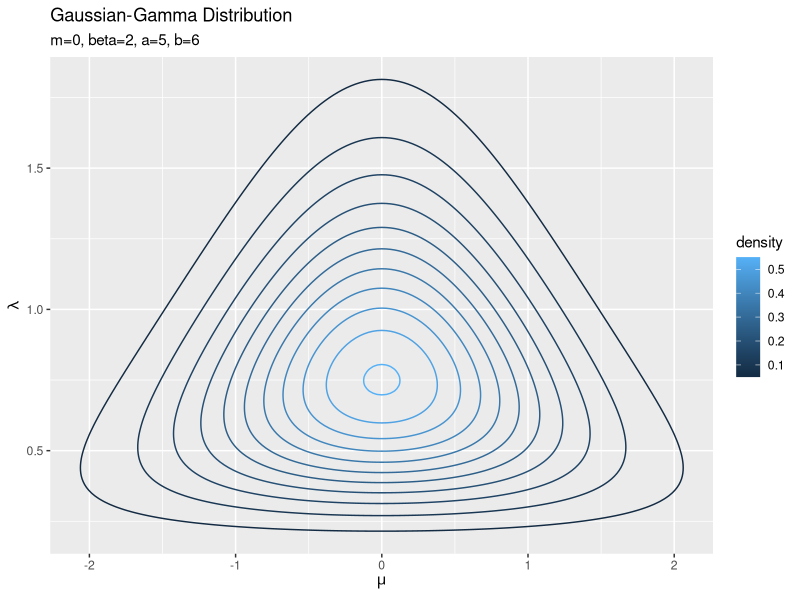
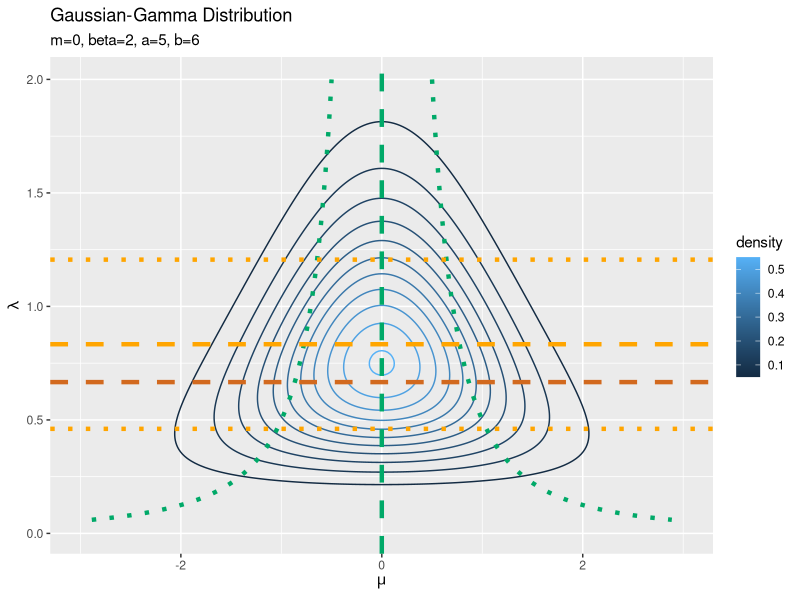
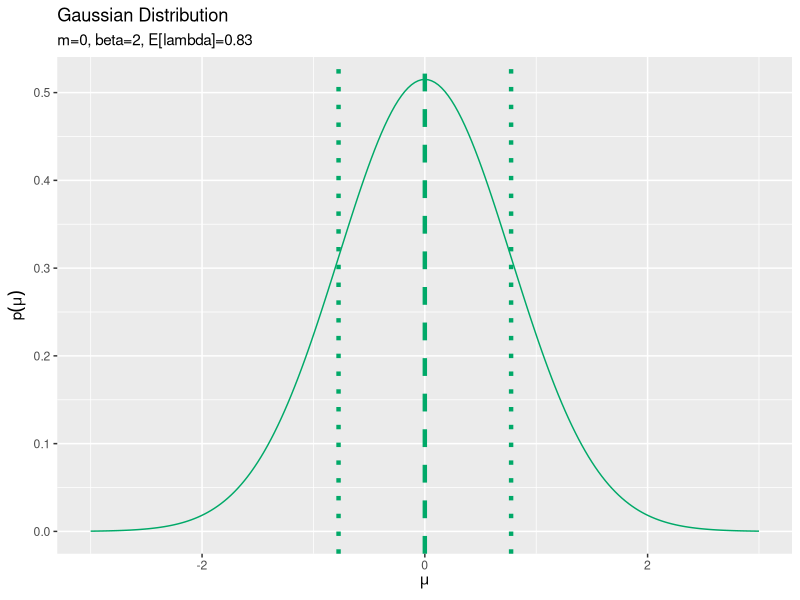
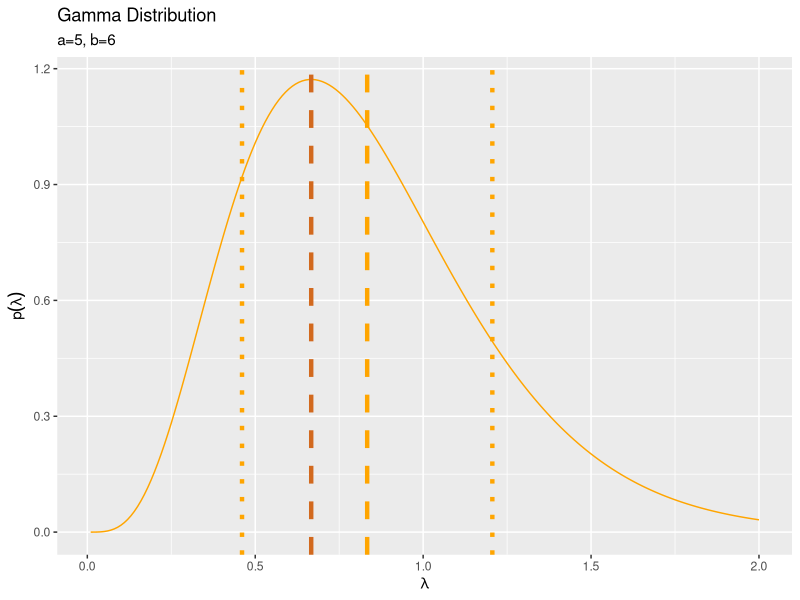
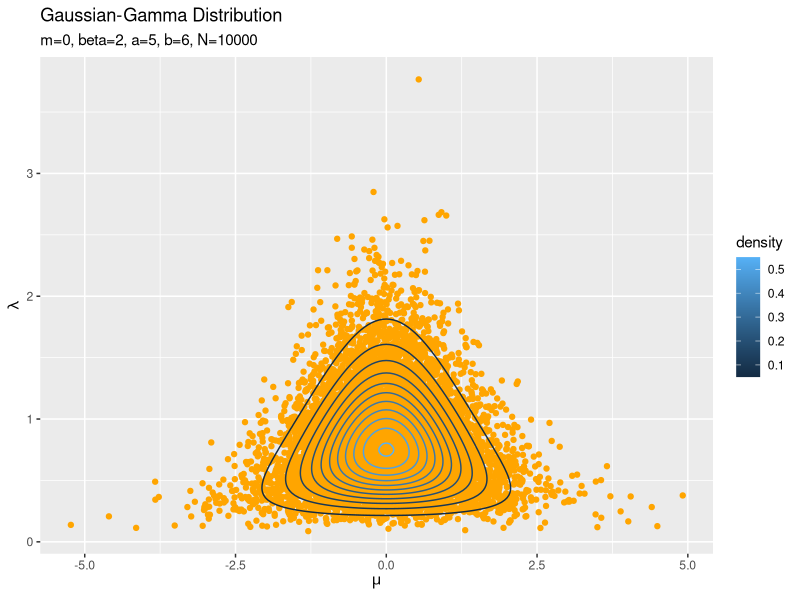
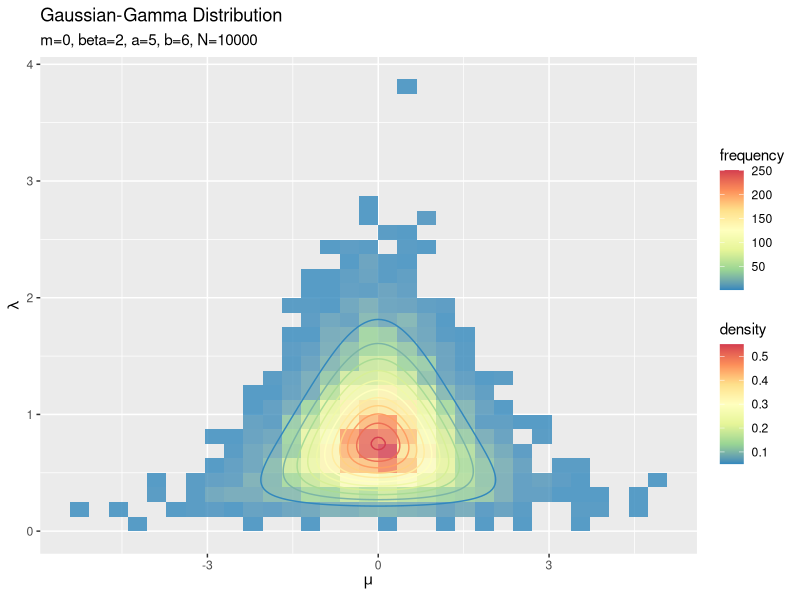
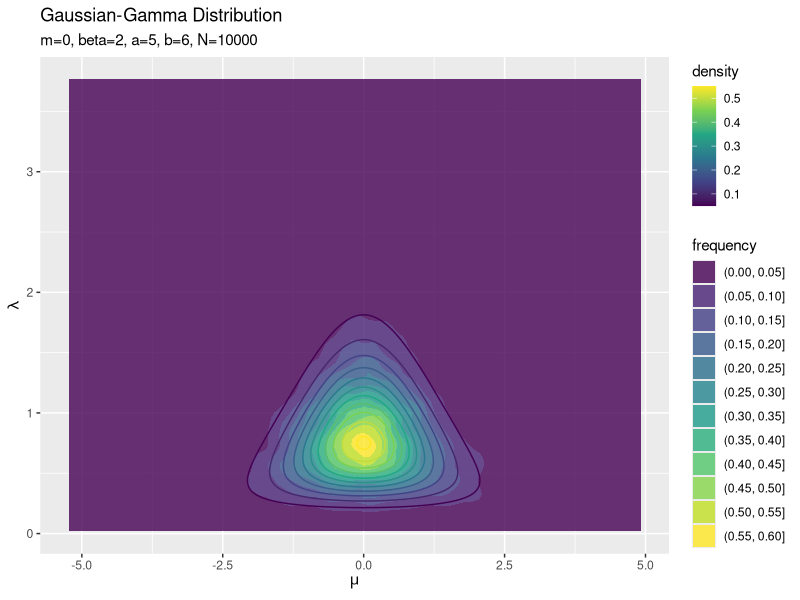
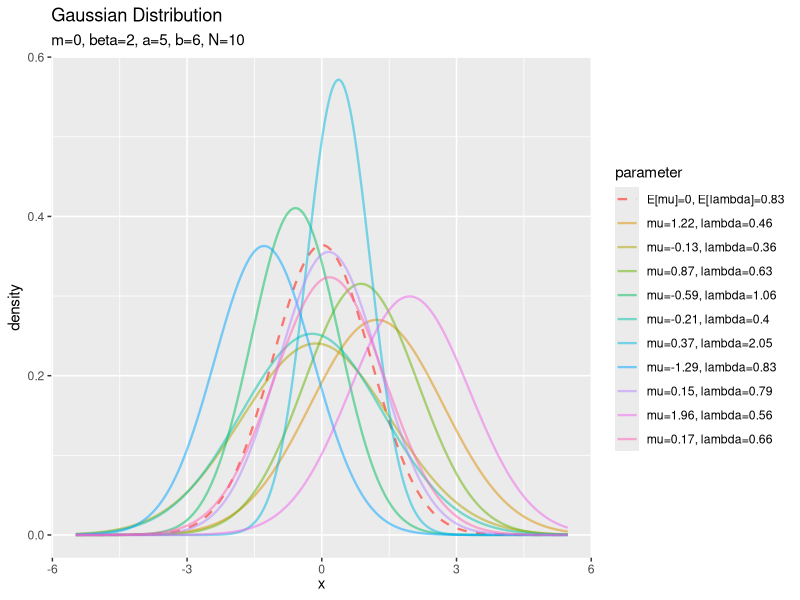

R code for these plots, in order:
## ---- chunk 1
knitr::opts_chunk$set(
  echo = TRUE, 
  message = FALSE, error = FALSE, warning = FALSE, # メッセージを非表示
  fig.align = "center", # 画像を中央揃え
  fig.width = 5, fig.height = 4, # 画像のサイズ
  dev = "cairo_pdf", dev.args = list(family = "ipaexg"), # {ggplot2}に日本語を組み込む場合の対処
  class.source = "numberLines lineAnchors", # ソースを番号付けする
  class.output = "numberLines lineAnchors chunkout" # 出力を番号付けする
)
## ---- chunk 2
# レンダリング日時
Sys.time()
## ---- chunk 3
# 利用するパッケージ
library(tidyverse)
library(gganimate)
## ---- chunk 4
# 1次元ガウス分布のパラメータを指定
m <- 0

# 1次元ガウス分布の精度パラメータの係数を指定
beta <- 2

# ガンマ分布のパラメータを指定
a <- 5
b <- 6

# 確率変数の値を指定
mu     <- 1.5
lambda <- 2.5
## ---- chunk 5
# 定義式により確率密度を計算
C_N      <- 1 / sqrt(2 * pi / beta / lambda)
dens_N   <- C_N * exp(-0.5 * beta * lambda * (mu - m)^2)
C_Gam    <- b^a / gamma(a)
dens_Gam <- C_Gam * lambda^(a - 1) * exp(-b * lambda)
dens     <- dens_N * dens_Gam
dens
## ---- chunk 6
# 対数をとった定義式により確率密度を計算
log_C_N      <- -0.5 * (log(2 * pi) - log(beta * lambda))
log_dens_N   <- log_C_N - 0.5 * beta * lambda * (mu - m)^2
log_C_Gam    <- a * log(b) - lgamma(a)
log_dens_Gam <- log_C_Gam + (a - 1) * log(lambda) - b * lambda
log_dens     <- log_dens_N + log_dens_Gam
dens         <- exp(log_dens)
dens; log_dens
## ---- chunk 7
# 関数により確率密度を計算
dens_N   <- dnorm(x = mu, mean = m, sd = sqrt(1 / beta / lambda))
dens_Gam <- dgamma(x = lambda, shape = a, rate = b)
dens     <- dens_N * dens_Gam
dens
## ---- chunk 8
# 対数をとった関数により確率密度を計算
log_dens_N   <- dnorm(x = mu, mean = m, sd = sqrt(1 / beta / lambda), log = TRUE)
log_dens_Gam <- dgamma(x = lambda, shape = a, rate = b, log = TRUE)
log_dens     <- log_dens_N + log_dens_Gam
dens         <- exp(log_dens)
dens; log_dens
## ---- chunk 9
# 平均を計算
E_mu <- m
E_lambda <- a / b
E_mu; E_lambda
## ---- chunk 10
# 分散を計算
V_mu <- 1 / beta / E_lambda
V_lambda <- a / b^2
V_mu; V_lambda
## ---- chunk 11
# 最頻値を計算
mode_lambda <- (a - 1) / b
mode_lambda
## ---- chunk 12
# 1次元ガウス分布の平均パラメータを指定
m <- 0

# 1次元ガウス分布の精度パラメータの係数を指定
beta <- 2

# ガンマ分布のパラメータを指定
a <- 5
b <- 6

# 作図用のmuの値を作成
mu_vals <- seq(from = -3, to = 3, length.out = 201)

# 作図用のlambdaの値を作成
lambda_vals <- seq(from = 0.01, to = 2, length.out = 200)
mu_vals[1:5]; lambda_vals[1:5]
## ---- chunk 13
# 作図用のmuとlambdaの点を作成
mu_lambda_points <- expand.grid(mu = mu_vals, lambda = lambda_vals) %>% 
  as.matrix()
mu_lambda_points <- tidyr::tibble(
  mu = rep(mu_vals, times = length(lambda_vals)), # muの値
  lambda = rep(lambda_vals, each = length(mu_vals)) # lambdaの値
) %>% 
  as.matrix()
mu_lambda_points[1:5, ]
## ---- chunk 14
# ガウス-ガンマ分布を計算
dens_df <- tidyr::tibble(
  mu = mu_lambda_points[, 1], # 確率変数mu
  lambda = mu_lambda_points[, 2], # 確率変数lambda
  N_dens = dnorm(x = mu, mean = m, sd = sqrt(1 / beta / lambda)), # muの確率密度
  Gam_dens = dgamma(x = lambda, shape = a, rate = b), # lambdaの確率密度
  density = N_dens * Gam_dens # 確率密度
)
head(dens_df)
## ---- chunk 15
# ガウス-ガンマ分布を作図
ggplot() + 
  geom_contour(data = dens_df, aes(x = mu, y = lambda, z = density, color = ..level..)) + # 等高線図
  labs(title = "Gaussian-Gamma Distribution", 
       subtitle = paste0("m=", m, ", beta=", beta, ", a=", a, ", b=", b), 
       x = expression(mu), y = expression(lambda), 
       color = "density") # ラベル
## ---- chunk 16
# 統計量を計算
E_lambda    <- a / b
s_lambda    <- sqrt(a / b^2)
mode_lambda <- (a - 1) / b
E_mu    <- m
E_s_mu  <- sqrt(1 / beta / E_lambda)
s_mu_df <- tidyr::tibble(
  lambda = lambda_vals, 
  s_minus = E_mu - sqrt(1 / beta / lambda_vals), # 平均 - 標準偏差
  s_plus = E_mu + sqrt(1 / beta / lambda_vals)   # 平均 + 標準偏差
)

# 統計量を重ねたガウス-ガンマ分布を作図
ggplot() + 
  geom_contour(data = dens_df, aes(x = mu, y = lambda, z = density, color = ..level..)) + # 分布
  geom_vline(xintercept = m, color = "#00A968", size = 1.5, linetype = "dashed") + # 平均
  geom_line(data = s_mu_df, mapping = aes(x = s_minus, y = lambda), color = "#00A968", size = 1.5, linetype = "dotted") + # 平均 - 標準偏差
  geom_line(data = s_mu_df, mapping = aes(x = s_plus, y = lambda), color = "#00A968", size = 1.5, linetype = "dotted") + # 平均 + 標準偏差
  geom_hline(yintercept = E_lambda, color = "orange", size = 1.5, linetype = "dashed") + # 平均
  geom_hline(yintercept = E_lambda - s_lambda, color = "orange", size = 1.5, linetype = "dotted") + # 平均 - 標準偏差
  geom_hline(yintercept = E_lambda + s_lambda, color = "orange", size = 1.5, linetype = "dotted") + # 平均 + 標準偏差
  geom_hline(yintercept = mode_lambda, color = "chocolate", size = 1.5, linetype = "dashed") + # 最頻値
  xlim(c(min(mu_vals), max(mu_vals))) + # x軸の表示範囲
  labs(title = "Gaussian-Gamma Distribution", 
       subtitle = paste0("m=", m, ", beta=", beta, ", a=", a, ", b=", b), 
       x = expression(mu), y = expression(lambda), 
       color = "density")
## ---- chunk 17
# 精度の期待値による1次元ガウス分布を計算
dens_N_df <- tidyr::tibble(
  mu = mu_vals, # 確率変数
  density = dnorm(x = mu_vals, mean = m, sd = sqrt(1 / beta / E_lambda)) # 確率密度
)

# 統計量を重ねた精度の期待値による1次元ガウス分布を作図
ggplot() + 
  geom_line(data = dens_N_df, mapping = aes(x = mu, y = density), color = "#00A968") + # 分布
  geom_vline(xintercept = E_mu, color = "#00A968", size = 1.5, linetype = "dashed") + # 平均
  geom_vline(xintercept = E_mu - E_s_mu, color = "#00A968", size = 1.5, linetype = "dotted") + # 平均 - 標準偏差
  geom_vline(xintercept = E_mu + E_s_mu, color = "#00A968", size = 1.5, linetype = "dotted") + # 平均 + 標準偏差
  labs(title = "Gaussian Distribution", 
       subtitle = paste0("m=", m, ", beta=", beta, ", E[lambda]=", round(E_lambda, 2)), 
       x = expression(mu), y = expression(p(mu)))
## ---- chunk 18
# lambdaの値ごとに分布を計算
anime_dens_N_df <- tidyr::tibble()
anime_s_mu_df    <- tidyr::tibble()
for(lambda in lambda_vals) {
  # ラベル用のテキストを作成
  label_text <- paste0("m=", m, ", beta=", beta, ", lambda=", round(lambda, 2))
  
  # 1次元ガウス分布を計算
  tmp_dens_N_df <- tidyr::tibble(
    mu = mu_vals, # 確率変数
    density = dnorm(x = mu_vals, mean = m, sd = sqrt(1 / beta / lambda)), # 確率密度
    parameter = as.factor(label_text) # フレーム切替用のラベル
  )
  
  # 標準偏差を格納
  tmp_s_mu_df <- tidyr::tibble(
    s_minus = m - sqrt(1 / beta / lambda), # 平均 - 標準偏差
    s_plus = m + sqrt(1 / beta / lambda),  # 平均 + 標準偏差
    parameter = as.factor(label_text)      # フレーム切替用のラベル
  )
  
  # 結果を結合
  anime_dens_N_df <- rbind(anime_dens_N_df, tmp_dens_N_df)
  anime_s_mu_df   <- rbind(anime_s_mu_df, tmp_s_mu_df)
}
head(anime_dens_N_df); head(anime_s_mu_df)
## ---- chunk 19
# ガンマ分布を計算
dens_Gam_df <- tidyr::tibble(
  lambda = lambda_vals, # 確率変数
  density = dgamma(x = lambda_vals, shape = a, rate = b) # 確率密度
)

# 統計量を重ねたガンマ分布を作図
ggplot() + 
  geom_line(data = dens_Gam_df, mapping = aes(x = lambda, y = density), color = "orange") + # 分布
  geom_vline(xintercept = E_lambda, color = "orange", size = 1.5, linetype = "dashed") + # 平均
  geom_vline(xintercept = E_lambda - s_lambda, color = "orange", size = 1.5, linetype = "dotted") + # 平均 - 標準偏差
  geom_vline(xintercept = E_lambda + s_lambda, color = "orange", size = 1.5, linetype = "dotted") + # 平均 + 標準偏差
  geom_vline(xintercept = mode_lambda, color = "chocolate", size = 1.5, linetype = "dashed") + # 最頻値
  labs(title = "Gamma Distribution", 
       subtitle = paste0("a=", a, ", b=", b), 
       x = expression(lambda), y = expression(p(lambda)))
## ---- chunk 20
# パラメータとして利用する値を作成
m_vals    <- seq(from = -2, to = 2, by = 0.1)
beta_vals <- seq(from = 0.1, to = 10, by = 0.1)
a_vals    <- seq(from = 0.1, to = 10, by = 0.1)
b_vals    <- seq(from = 0.1, to = 10, by = 0.1)

# 固定するパラメータを指定
m    <- 0
beta <- 2
a    <- 5
b    <- 6

# 作図用の変数の値を作成
mu_vals     <- seq(from = -3, to = 3, length.out = 201)
lambda_vals <- seq(from = 0.01, to = 2, length.out = 200)

# フレーム数を設定
frame_num <- length(m_vals)
#frame_num <- length(beta_vals)
#frame_num <- length(a_vals)
#frame_num <- length(b_vals)

# パラメータの値ごとに分布を計算
anime_dens_df <- tidyr::tibble()
for(i in 1:frame_num) {
  # i番目の値を取得
  m    <- m_vals[i]
  #beta <- beta_vals[i]
  #a    <- a_vals[i]
  #b    <- b_vals[i]
  
  # ガウス-ガンマ分布を計算
  tmp_dens_df <- tidyr::tibble(
    mu = rep(mu_vals, times = length(lambda_vals)), # 確率変数mu
    lambda = rep(lambda_vals, each = length(mu_vals)), # 確率変数lambda
    N_dens = dnorm(x = mu, mean = m, sd = sqrt(1 / beta / lambda)), # muの確率密度
    Gam_dens = dgamma(x = lambda, shape = a, rate = b), # lambdaの確率密度
    density = N_dens * Gam_dens, # 確率密度
    parameter = paste0(
      "m=", round(m, 1), ", beta=", round(beta, 1), ", a=", round(a, 1), ", b=", round(b, 1)
    ) %>% 
      as.factor() # フレーム切替用のラベル
  )
  
  # 結果を結合
  anime_dens_df <- rbind(anime_dens_df, tmp_dens_df)
  
  # 途中経過を表示
  #message("\r", appendLF = FALSE) # 前回の表示を消去
  #message("\r", "i=", i, " (", round(i / frame_num * 100, 2), "%)", appendLF = FALSE)
}
head(anime_dens_df)
## ---- chunk 21
# 1次元ガウス分布の平均パラメータを指定
m <- 0

# 1次元ガウス分布の精度パラメータの係数を指定
beta <- 2

# ガンマ分布のパラメータを指定
a <- 5
b <- 6

# データ数を指定
N <- 10000

# ガンマ分布に従う乱数を生成
lambda_n <- rgamma(n = N, shape = a, rate = b)

# 1次元ガウス分布に従う乱数を生成
mu_n <- rnorm(n = N, mean = m, sd = sqrt(1 / beta / lambda_n))
mu_n[1:5]; lambda_n[1:5]
## ---- chunk 22
# サンプルを格納
data_df <- tidyr::tibble(
  mu = mu_n, # muのサンプル
  lambda = lambda_n # lambdaのサンプル
)

# 作図用のmuの値を作成
mu_vals <- seq(from = -3, to = 3, length.out = 101)

# 作図用のlambdaの値を作成
lambda_vals <- seq(from = 0.02, to = 2, length.out = 100)

# ガウス-ガンマ分布を計算
dens_df <- tidyr::tibble(
  mu = rep(mu_vals, times = length(lambda_vals)), # 確率変数mu
  lambda = rep(lambda_vals, each = length(mu_vals)), # 確率変数lambda
  N_dens = dnorm(x = mu, mean = m, sd = sqrt(1 / beta / lambda)), # muの確率密度
  Gam_dens = dgamma(x = lambda, shape = a, rate = b), # lambdaの確率密度
  density = N_dens * Gam_dens # 確率密度
)
## ---- chunk 23
# サンプルの散布図を作成
ggplot() + 
  geom_point(data = data_df, mapping = aes(x = mu, y = lambda), color = "orange") + # サンプル
  geom_contour(data = dens_df, mapping = aes(x = mu, y = lambda, z = density, color = ..level..)) + # 元の分布
  labs(title = "Gaussian-Gamma Distribution", 
       subtitle = paste0("m=", m, ", beta=", beta, ", a=", a, ", b=", b, ", N=", N), 
       x = expression(mu), y = expression(lambda), 
       color = "density") # ラベル
## ---- chunk 24
# サンプルのヒストグラムを作成
ggplot() + 
  geom_bin2d(data = data_df, mapping = aes(x = mu, y = lambda), alpha = 0.8) + # 頻度
  geom_contour(data = dens_df, mapping = aes(x = mu, y = lambda, z = density, color = ..level..)) + # 元の分布
  scale_fill_distiller(palette = "Spectral") + # 塗りつぶしの色
  scale_color_distiller(palette = "Spectral") + # 等高線の色
  labs(title = "Gaussian-Gamma Distribution", 
       subtitle = paste0("m=", m, ", beta=", beta, ", a=", a, ", b=", b, ", N=", N), 
       x = expression(mu), y = expression(lambda), 
       fill = "frequency", color = "density") # ラベル
## ---- chunk 25
# サンプルの密度を作図
ggplot() + 
  geom_density2d_filled(data = data_df, mapping = aes(x = mu, y = lambda, fill = ..level..), alpha = 0.8) + # 密度
  geom_contour(data = dens_df, mapping = aes(x = mu, y = lambda, z = density, color = ..level..)) + # 元の分布
  scale_color_viridis_c(option = "D") + # 等高線の色
  labs(title = "Gaussian-Gamma Distribution", 
       subtitle = paste0("m=", m, ", beta=", beta, ", a=", a, ", b=", b, ", N=", N), 
       x = expression(mu), y = expression(lambda), 
       fill = "frequency", color = "density") # ラベル
## ---- chunk 26
# フレーム数(データ数)を指定
N_frame <- 100

# 乱数を1つずつ生成
#lambda_n <- rep(NA, times = N_frame)
#mu_n <- rep(NA, times = N_frame)
anime_freq_df <- tidyr::tibble()
anime_data_df <- tidyr::tibble()
anime_dens_df <- tidyr::tibble()
for(n in 1:N_frame) {
  # ガンマ分布に従う乱数を生成
  #lambda_n[n] <- rgamma(n = 1, shape = a, rate = b)
  
  # 1次元ガウス分布に従う乱数を生成
  #mu_n[n] <- rnorm(n = 1, mean = m, sd = sqrt(1 / beta / lambda_n[n]))
  
  # ラベル用のテキストを作成
  label_text <- paste0("m=", m, ", beta=", beta, ", a=", a, ", b=", b, ", N=", n)
  
  # n個のサンプルを格納
  tmp_freq_df <- tidyr::tibble(
    mu = mu_n[1:n], # muのサンプル
    lambda = lambda_n[1:n], # lambdaのサンプル
    n = n, # データ数
    parameter = as.factor(label_text) # フレーム切替用のラベル
  )
  
  # n番目のサンプルを格納
  tmp_data_df <- tidyr::tibble(
    mu = mu_n[n], # muのサンプル
    lambda = lambda_n[n], # lambdaのサンプル
    n = n, # データ数
    parameter = as.factor(label_text) # フレーム切替用のラベル
  )
  
  # n回目のラベルを付与
  tmp_dens_df <- dens_df %>% 
    dplyr::mutate(
      n = n, 
      parameter = as.factor(label_text)
    )
  
  # 結果を結合
  anime_freq_df <- rbind(anime_freq_df, tmp_freq_df)
  anime_data_df <- rbind(anime_data_df, tmp_data_df)
  anime_dens_df <- rbind(anime_dens_df, tmp_dens_df)
  
  # 途中経過を表示
  #message("\r", appendLF = FALSE) # 前回の表示を消去
  #message("\r", "n=", n, " (", round(n / N_frame * 100, 2), "%)", appendLF = FALSE)
}
head(anime_freq_df)
## ---- chunk 27
# フレーム数を指定
frame_num <- 100

# 1フレーム当たりのデータ数を計算
n_per_frame <- N %/% frame_num

# 乱数を1つずつ生成
anime_freq_df <- tidyr::tibble()
anime_dens_df <- tidyr::tibble()
for(i in 1:frame_num) {
  # ラベル用のテキストを作成
  label_text <- paste0(
    "m=", m, ", beta=", beta, ", a=", a, ", b=", b, ", N=", i * n_per_frame
  )
  
  # n個のサンプルを格納
  tmp_freq_df <- tidyr::tibble(
    mu = mu_n[1:(i*n_per_frame)], # muのサンプル
    lambda = lambda_n[1:(i*n_per_frame)], # lambdaのサンプル
    parameter = as.factor(label_text) # フレーム切替用のラベル
  )
  
  # n回目のラベルを付与
  tmp_dens_df <- dens_df %>% 
    dplyr::mutate( parameter = as.factor(label_text))
  
  # 結果を結合
  anime_freq_df <- rbind(anime_freq_df, tmp_freq_df)
  anime_dens_df <- rbind(anime_dens_df, tmp_dens_df)
  
  # 途中経過を表示
  #message("\r", appendLF = FALSE) # 前回の表示を消去
  #message("\r", "i=", i, " (", round(i / frame_num * 100, 2), "%)", appendLF = FALSE)
}
head(anime_freq_df)
## ---- chunk 28
# 1次元ガウス分布の平均パラメータを指定
m <- 0

# 1次元ガウス分布の精度パラメータの係数を指定
beta <- 2

# ガンマ分布のパラメータを指定
a <- 5
b <- 6

# サンプルサイズを指定
N <- 10

# 精度パラメータを生成
lambda_n <- rgamma(n = N, shape = a, rate = b)

# 平均パラメータを生成
mu_n <- rnorm(n = N, mean = m, sd = sqrt(1 / beta / lambda_n))
mu_n[1:5]; lambda_n[1:5]
## ---- chunk 29
# 平均パラメータの期待値を計算
E_mu <- m

# 精度パラメータの期待値を計算
E_lambda <- a / b

# 標準偏差パラメータの期待値を計算
E_sigma <- sqrt(1 / E_lambda)

# 作図用のxの点を作成
x_vals <- seq(from = E_mu - E_sigma*5, to = E_mu + E_sigma*5, length.out = 250)

# パラメータの期待値による1次元ガウス分布を計算
res_dens_df <- tidyr::tibble(
  x = x_vals, # 確率変数
  density = dnorm(x = x_vals, mean = E_mu, sd = E_sigma), # 確率密度
  parameter = paste0("E[mu]=", E_mu, ", E[lambda]=", round(E_lambda, 2)) %>% 
    as.factor() # 色分け用のラベル
)
head(res_dens_df)
## ---- chunk 30
# サンプルごとに分布を計算
for(n in 1:N) {
  # n番目のパラメータを取得
  mu     <- mu_n[n]
  lambda <- lambda_n[n]
  
  # 1次元ガウス分布を計算
  tmp_dens_df <- tidyr::tibble(
    x = x_vals, # 確率変数
    density = dnorm(x = x_vals, mean = mu, sd = sqrt(1 / lambda)), # 確率密度
    parameter = paste0("mu=", round(mu, 2), ", lambda=", round(lambda, 2)) %>% 
      as.factor() # 色分け用のラベル
  )
  
  # 結果を結合
  res_dens_df <- rbind(res_dens_df, tmp_dens_df)
}
## ---- chunk 31
# サンプルによる1次元ガウス分布を作図
ggplot() + 
  geom_line(data = res_dens_df, 
            mapping = aes(x = x, y = density, color = parameter, 
                          alpha = parameter, linetype = parameter), size = 0.8) + # 分布
  scale_linetype_manual(values = c("dashed", rep("solid", times = N))) + # 線の種類
  scale_alpha_manual(values = c(1, rep(0.5, times = N))) + # 透過度
  labs(title = "Gaussian Distribution", 
       subtitle = paste0("m=", m, ", beta=", beta, ", a=", a, ", b=", b, ", N=", N), 
       x = expression(x)) # ラベル
